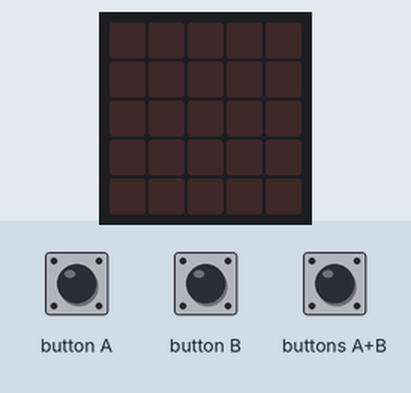
Simulated run of this program. Board: BBC micro:bit (MakeCode). Parts: the board's 5×5 LED display. Inputs (shaded band) come from the test bench. Random numbers come from a fixed seed; the short countdown, score and lost-life animations are approximate; the run ends where the board's game-over animation would start. At 7.8 s the program stops and its outputs stay as they are.

Above: at 1.2 s.
1.3 s: buttons A+B pressed for 0.15 s
At 1.8 s:
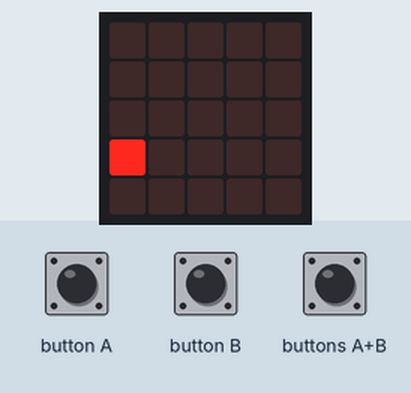
4.3 s: buttons A+B pressed for 0.15 s
At 4.63 s:
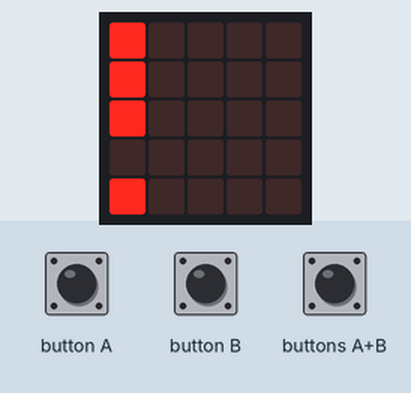
7.3 s: button B pressed for 0.15 s
At 9.0 s:
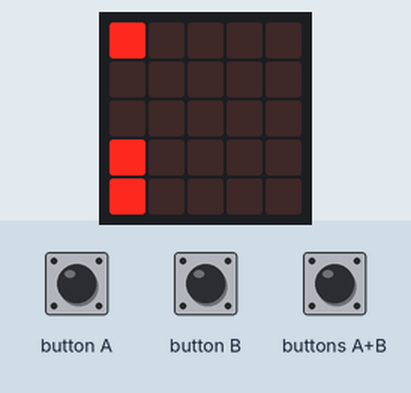
Timing chart, 0 to 9.3 s (numbered marks = the images above; inputs shaded):
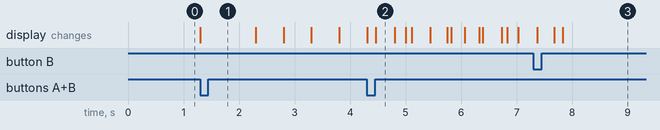

The program:

main.ts
```typescript
input.onButtonPressed(Button.A, function () {
    if (game.isRunning()) {
        if (Move == 0) {
            Move = 1
        } else if (Move == 1) {
            Move = 0
        }
    }
})
input.onButtonPressed(Button.B, function () {
    if (game.isRunning()) {
        if (Updown == -1) {
            Updown = 1
        } else if (Updown == 1) {
            Updown = -1
        }
    }
})
let Randomizer_2 = 0
let Randomizer_3 = 0
let Randomizer_1 = 0
let Wall3: game.LedSprite = null
let Wall2: game.LedSprite = null
let Wall1: game.LedSprite = null
let Wallmove = 0
let Updown = 0
let Move = 0
game.pause()
let Character = game.createSprite(0, 2)
Character.turn(Direction.Right, 90)
Move = 1
Updown = 1
basic.forever(function () {
    if (game.isPaused() && input.buttonIsPressed(Button.AB)) {
        game.resume()
    }
})
basic.forever(function () {
    if (game.isRunning()) {
        while (Wallmove == 1) {
            basic.pause(500)
            Wall1.move(-1)
            Wall2.move(-1)
            Wall3.move(-1)
        }
        while (Wallmove == 2) {
            basic.pause(500)
            Wall1.move(-1)
        }
    }
})
basic.forever(function () {
    if (game.isRunning()) {
        basic.pause(1000)
        Randomizer_1 = randint(1, 3)
        if (Randomizer_1 == 1) {
            Wall1 = game.createSprite(4, 0)
            Wall2 = game.createSprite(4, 1)
            Wall3 = game.createSprite(4, 2)
            Wallmove = 1
        } else if (Randomizer_1 == 2) {
            Randomizer_3 = randint(0, 5)
            Wall1 = game.createSprite(4, Randomizer_3)
            Wallmove = 2
        } else if (Randomizer_1 == 3) {
            Randomizer_2 = randint(1, 2)
            if (Randomizer_2 == 1) {
                Wall1 = game.createSprite(4, 0)
                Wall3 = game.createSprite(4, 3)
                Wall2 = game.createSprite(4, 4)
                Wallmove = 1
            } else {
                Wall1 = game.createSprite(4, 0)
                Wall2 = game.createSprite(4, 1)
                Wall3 = game.createSprite(4, 4)
                Wallmove = 1
            }
        }
        basic.pause(2500)
        Wallmove = 0
        if (Randomizer_1 == 2) {
            Wall1.delete()
        } else {
            Wall1.delete()
            Wall2.delete()
            Wall3.delete()
        }
        game.addScore(5)
    }
})
basic.forever(function () {
    if (game.isRunning()) {
        if (Wallmove == 1) {
            if (Character.isTouching(Wall1)) {
                game.gameOver()
            } else if (Character.isTouching(Wall3)) {
                game.gameOver()
            } else if (Character.isTouching(Wall2)) {
                game.gameOver()
            }
        } else if (Wallmove == 2) {
            if (Character.isTouching(Wall1)) {
                game.gameOver()
            }
        }
    }
})
basic.forever(function () {
    if (Move == 1) {
        if (game.isRunning()) {
            Character.move(Updown)
            Character.ifOnEdgeBounce()
            basic.pause(300)
        }
    }
})
```

test.ts
```typescript
// testes vão aqui; isto não será compilado quando este pacote for usado como uma extensão.
```

Measured:
- after the input at 1.3 s, the display: first changes at once (image 1 shows a later state)
